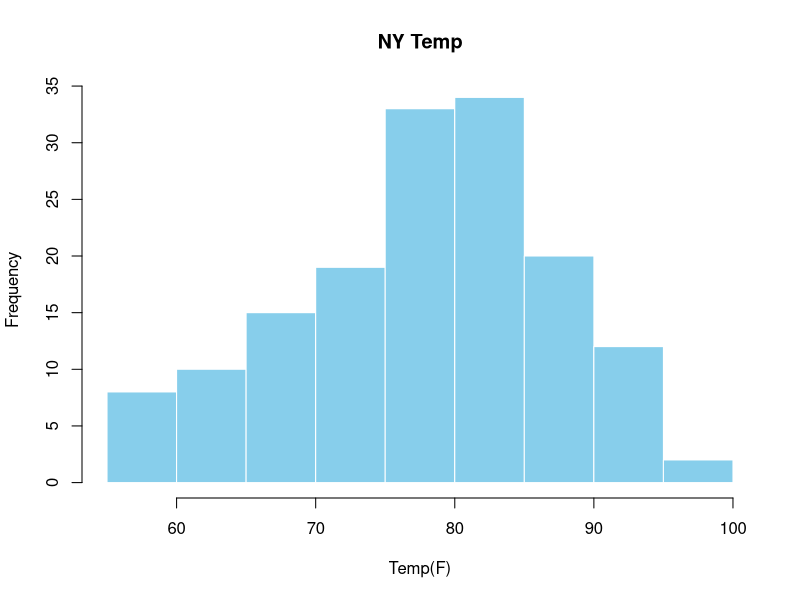
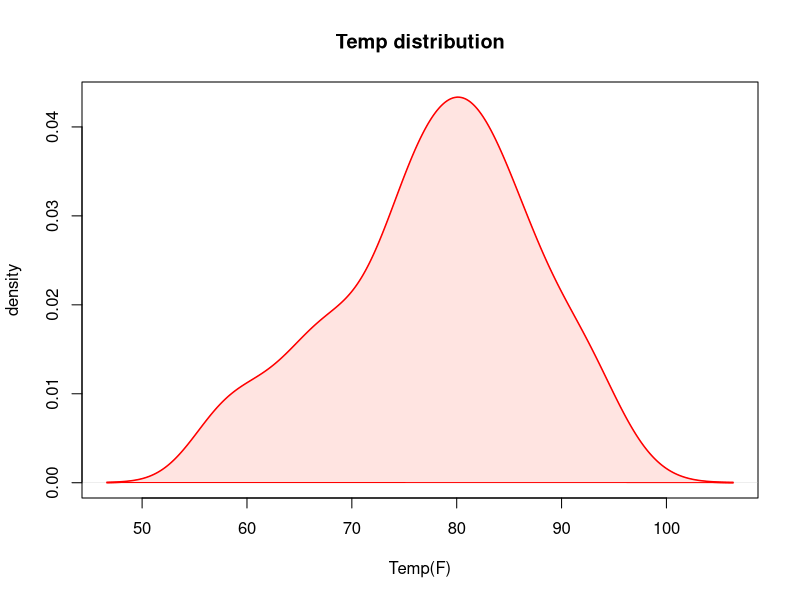
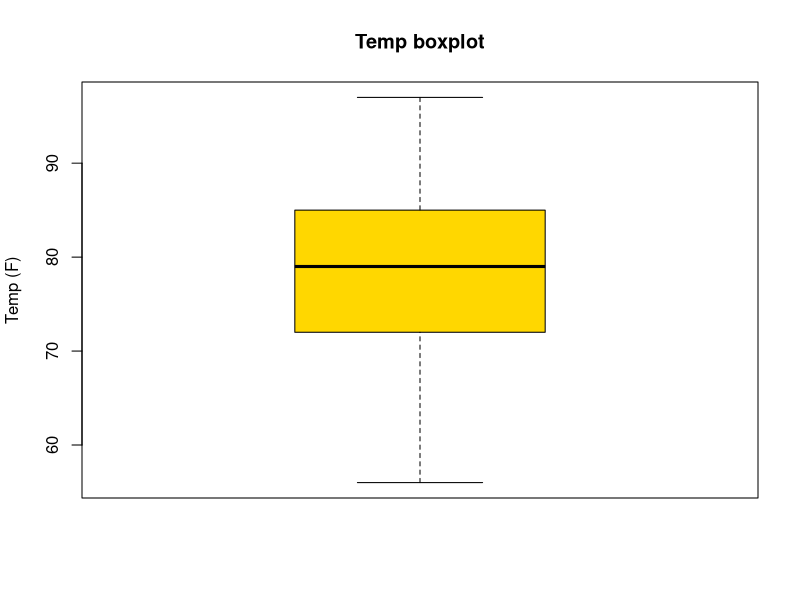
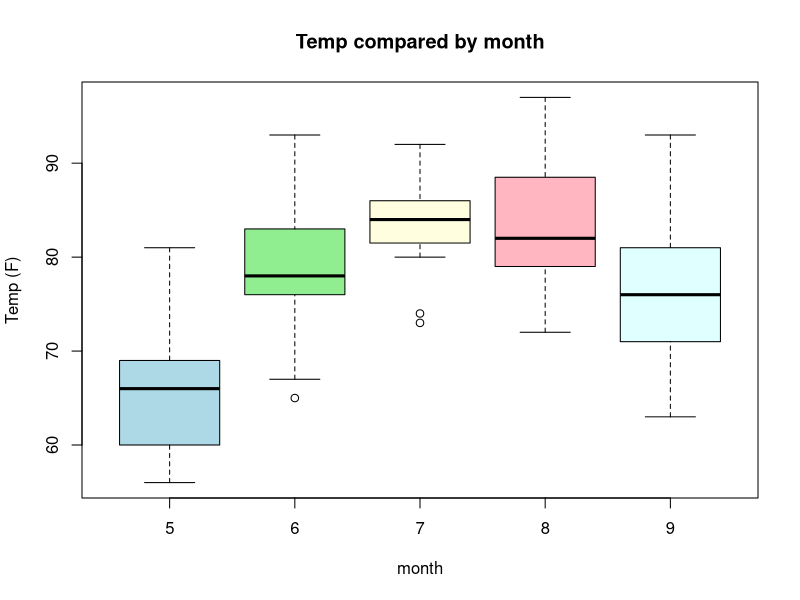
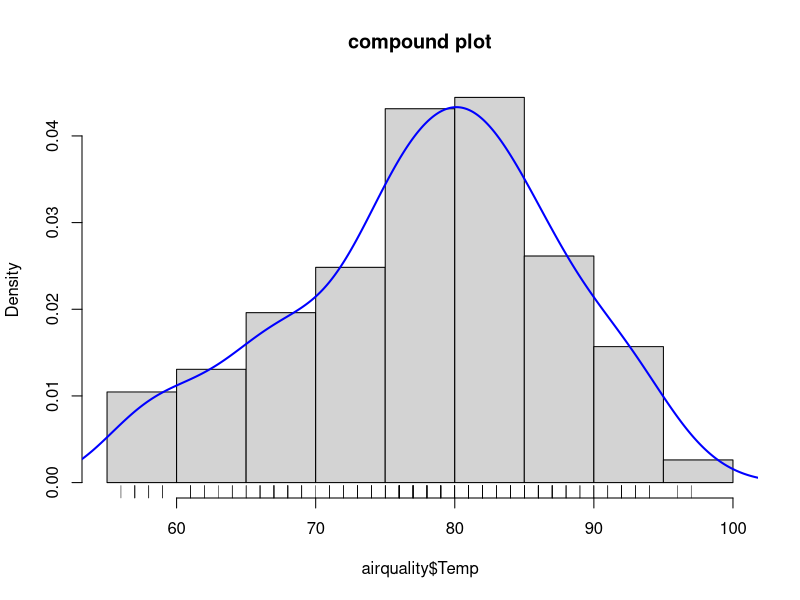

Write R code to recreate these figures, in order.
# 分布图

# 1. 直方图
# 使用 airquality 数据集中的气温 Temp
data(airquality)

# 基础直方图
hist(airquality$Temp,
    main = "NY Temp",
    xlab = "Temp(F)",
    ylab = "Frequency",
    col = "skyblue",
    border = "white",
    breaks = 12 # 控制柱子数量
)

# 2. 核密度图
## 先计算密度对象，再进行绘图
## 2.1 计算密度对象
d <- density(airquality$Temp, na.rm = TRUE)

## 2.2 绘图
plot(d,
    main = "Temp distribution",
    xlab = "Temp(F)",
    ylab = "density",
    col = "red",
    lwd = 2
)

## 2.3 进阶技巧，给密度线下面的其余填充颜色
polygon(d, col = "mistyrose", border = "red")

# 箱线图
## 基础箱线图
boxplot(airquality$Temp,
    main = "Temp boxplot",
    ylab = "Temp (F)",
    col = "gold"
)

## 分类箱线图
## 可以看到不同月份的温度分布对比
boxplot(Temp ~ Month,
    data = airquality,
    main = "Temp compared by month",
    xlab = "month",
    ylab = "Temp (F)",
    col = c("lightblue", "lightgreen", "lightyellow", "lightpink", "lightcyan")
)

# 直方图和密度图放在一起对比
hist(airquality$Temp, freq = FALSE, col = "lightgray", main = "compound plot")
lines(density(airquality$Temp, na.rm = TRUE), col = "blue", lwd = 2)
rug(airquality$Temp)
